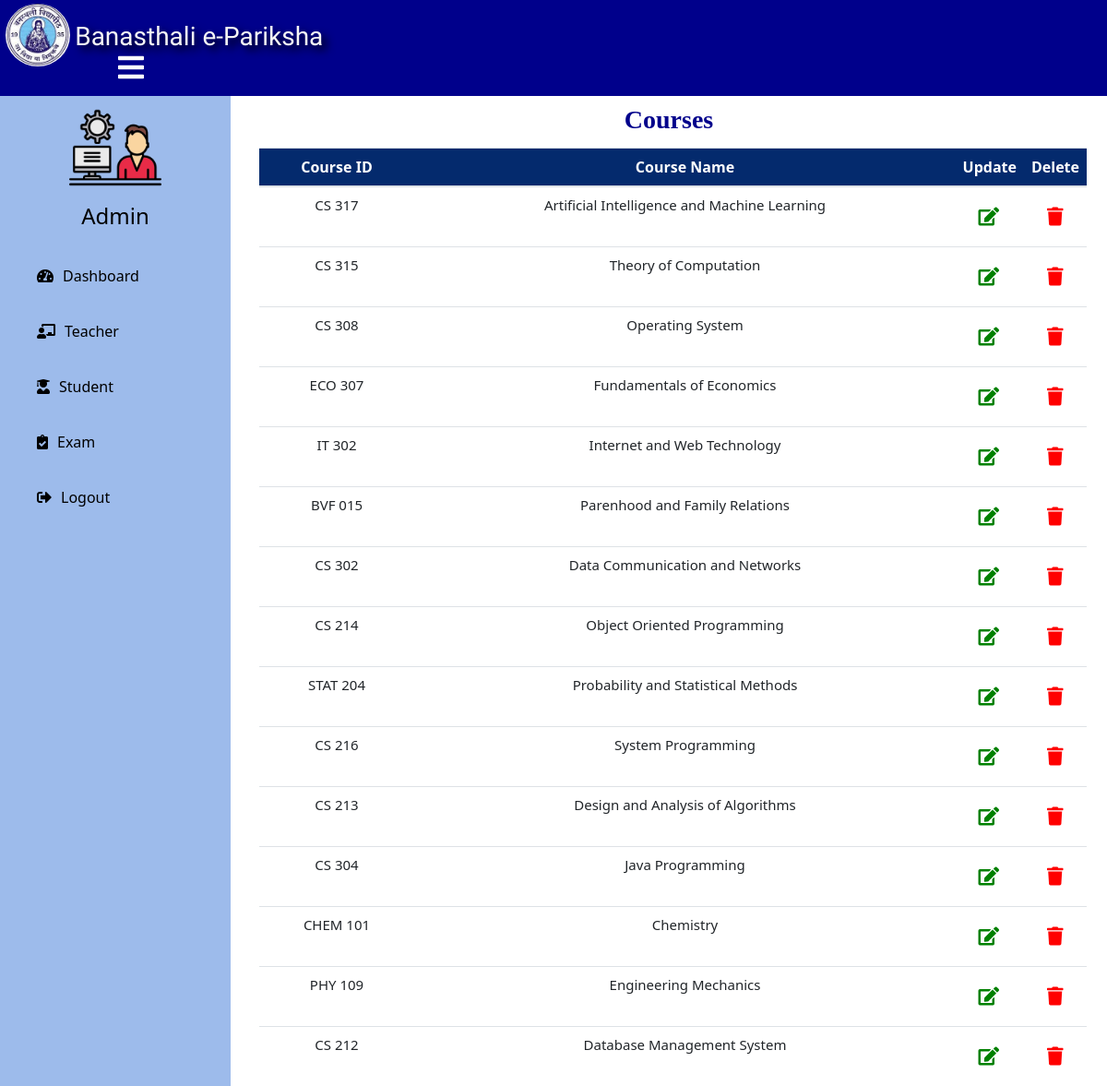
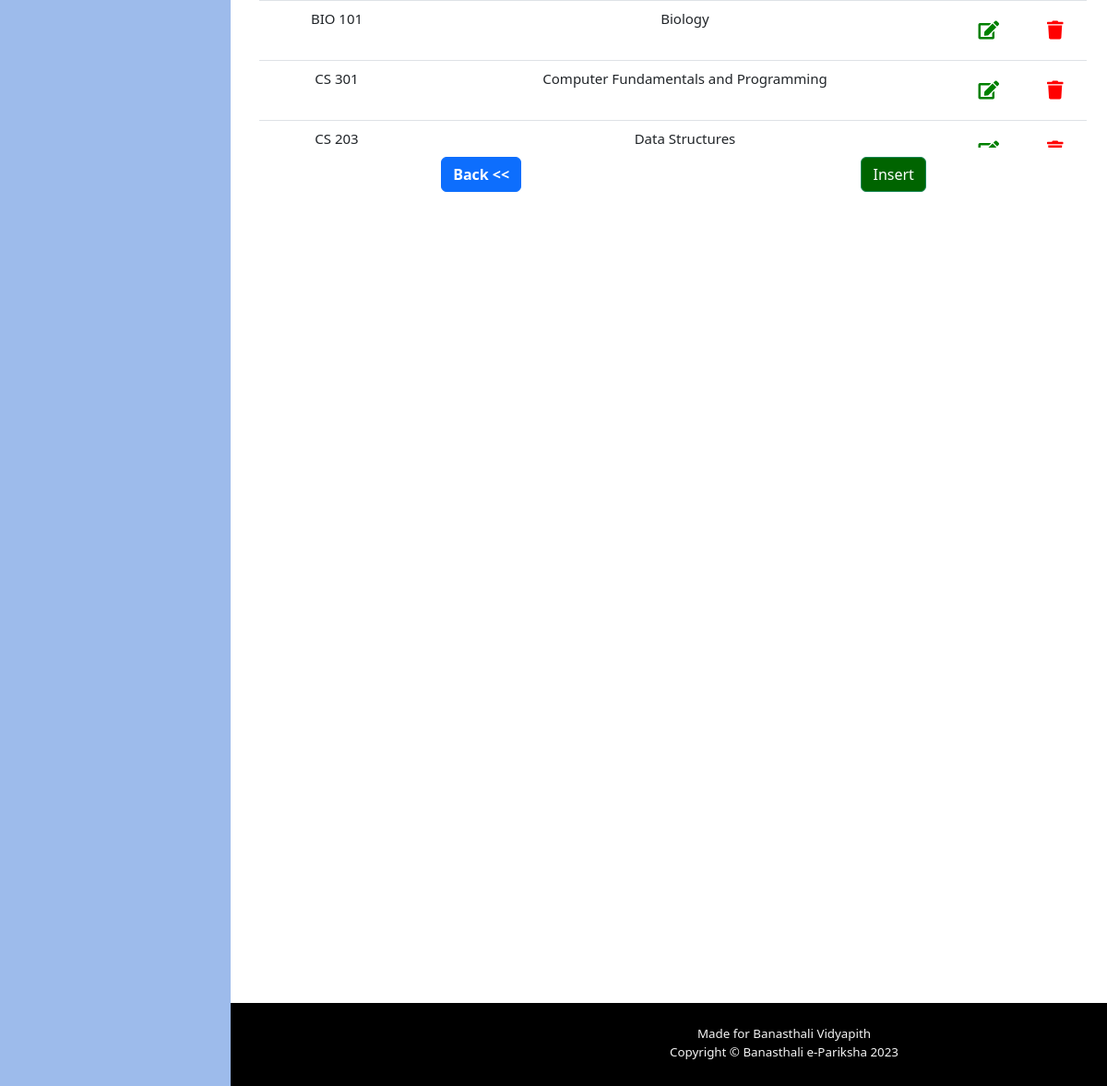
Page /admin-head/course-record (signed in) on the committed database (2 pictures, top to bottom).
### quiz/models.py (models this page shows, shortened)
class CourseTable(models.Model):
    CourseID=models.CharField(max_length=20)
    CourseName=models.CharField(max_length=100)

### quiz/views.py (the view)
# urls.py: path('course-record',views.course,name="Course"),
@cache_control(no_cache=True, must_revalidate=True, no_store=True)
@login_required(login_url='Admin login')
def course(request):
    CourseList=CourseTable.objects.all()
    context={'list':CourseList}
    return render(request,'admin/course_record.html',context)

### templates/admin/course_record.html (shortened to what this page needs)
{% extends 'admin/adminbase.html' %}
{% block content %}
{% load static %}
<head>
    <link href="http://netdna.bootstrapcdn.com/bootstrap/4.0.0-beta/css/bootstrap.min.css" rel="stylesheet">
    <link rel="stylesheet" href="https://maxcdn.bootstrapcdn.com/bootstrap/4.4.1/css/bootstrap.min.css">
    <link href="https://maxcdn.bootstrapcdn.com/font-awesome/4.3.0/css/font-awesome.min.css" rel="stylesheet">
    <link rel="stylesheet" href="https://cdnjs.cloudflare.com/ajax/libs/font-awesome/5.12.1/css/all.min.css">
    <link rel="stylesheet" href="https://cdnjs.cloudflare.com/ajax/libs/font-awesome/5.12.1/css/all.min.css">
  </head>
  <br><br>
  <div class="container">
    <div class="panel panel-primary">
      <div class="panel-heading" style="display: flex;justify-content: center;height:20px;margin-top:-55px;margin-bottom:-5px;">
        <h3 class="panel-title" style="text-align:center;font-family: 'Times New Roman', Times, serif;font-weight: bold;color: darkblue;">Courses</h3>
      </div>
      <div class="outer-wrapper" style="display: flex;justify-content: center;">
        <div class="table-wrapper">
          <table class="table">
            <thead>
                <th id="t">Course ID</th>
                <th id="t">Course Name</th>
                <th id="t">Update</th>
                <th id="t">Delete</th>
            </thead>
            <tbody>
              {% for i in list %}
              <tr>
                <td style="text-align:center;">{{i.CourseID}}</td>
                <td style="text-align:center;">{{i.CourseName}}</td>
                <td style="width:5px;"><a class="btn btn btn-lg" href="{% url 'Update Course' i.CourseID %}"><i class="fas fa-edit" style="color:green;"></i></a></td>
                <td style="width:5px;"><a class="btn btn btn-lg" href="{% url 'Delete Course' i.CourseID %}" onclick="return confirm('Press OK to confirm!')"><i class="fas fa-trash" style="color:red;"></i></a></td>
              </tr>
              {% endfor %}
            </tbody>
          </table>
        </div>
      </div>
    </div>
    <div style="display:flex; justify-content: space-around;">
      <div style="display:flex; justify-content: left; margin-left: 2em;">
        <a class="btn btn-primary btn-md" href="{% url 'Welcome Admin' %}"><span><b>Back <<</b></span></a>
      </div>
      <div class="insert">
        <a class="btn btn-success" href="{% url 'Insert Course' %}" ><span>Insert</span></a>
      </div>
    </div>
  </div>
  <br><br>
  {% endblock content %}

### templates/admin/adminbase.html (style rules this page uses)
:root { --Snigle-font:"Sniglet",cursive; --Lobster:"Lobster",cursive; --Lobster_two:"Lobster Two",cursive; --Acme:"Acme",cursive; --light-black:#2e2c2caf; --bggradient:linear-gradient(to bottom, #11349c, #76f1f1); --light-gray:rgba(255,255,255,0.7); --maingradient:linear-gradient(to left,#e6e6e9, #76f1f1); }
a:link { text-decoration: none; }
body { margin: 0; padding: 0; font-family: "Gill Sans", sans-serif;; }

### templates/admin/course_record.html (style rules this page uses)
a:link { text-decoration: none; }
.outer-wrapper { margin:10px; margin-left: 2%; border-radius: 4px; max-width: fit-content; max-height: fit-content; }
.table-wrapper { overflow-y: scroll; height: fit-content; max-height: 50vh; width:170vh; margin-top: 22px; }
table { min-width: max-content; border-collapse: separate; border-spacing: 0px; }
table th { position: sticky; top: 0px; text-align: center; }
#t { background-color: rgb(4, 42, 109); color:white; font-weight: bold; }
table th, table td { padding: 15px; padding-top: 10px; padding-bottom: 10px; }
table td { text-align: left; font-size: 15px; }
.insert { justify-content: center; display: flex; }
.insert a { background-color: darkgreen; color:white; }

### templates/footer_dashboard.html (style rules this page uses)
* { box-sizing:border-box; }
:root { --Snigle-font:"Sniglet",cursive; --Lobster:"Lobster",cursive; --Lobster_two:"Lobster Two",cursive; --Acme:"Acme",cursive; --light-black:#2e2c2caf; --bggradient:rgba(3, 63, 159, 0.996); --light-gray:rgba(255,255,255,0.7); --maingradient1:linear-gradient(to left,#e6e6e9, #76f1f1); }

### rows in the picture
CourseTable: CourseID "CS 317", CourseName "Artificial Intelligence and Machine Learning"
CourseTable: CourseID "CS 315", CourseName "Theory of Computation"
CourseTable: CourseID "CS 308", CourseName "Operating System"
CourseTable: CourseID "ECO 307", CourseName "Fundamentals of Economics"
CourseTable: CourseID "IT 302", CourseName "Internet and Web Technology"
CourseTable: CourseID "BVF 015", CourseName "Parenhood and Family Relations"
CourseTable: CourseID "CS 302", CourseName "Data Communication and Networks"
CourseTable: CourseID "CS 214", CourseName "Object Oriented Programming"
CourseTable: CourseID "STAT 204", CourseName "Probability and Statistical Methods"
CourseTable: CourseID "CS 216", CourseName "System Programming"
CourseTable: CourseID "CS 213", CourseName "Design and Analysis of Algorithms"
CourseTable: CourseID "CS 304", CourseName "Java Programming"
CourseTable: CourseID "CHEM 101", CourseName "Chemistry"
CourseTable: CourseID "PHY 109", CourseName "Engineering Mechanics"
CourseTable: CourseID "CS 212", CourseName "Database Management System"
CourseTable: CourseID "BIO 101", CourseName "Biology"
CourseTable: CourseID "CS 301", CourseName "Computer Fundamentals and Programming"
CourseTable: CourseID "CS 203", CourseName "Data Structures"
